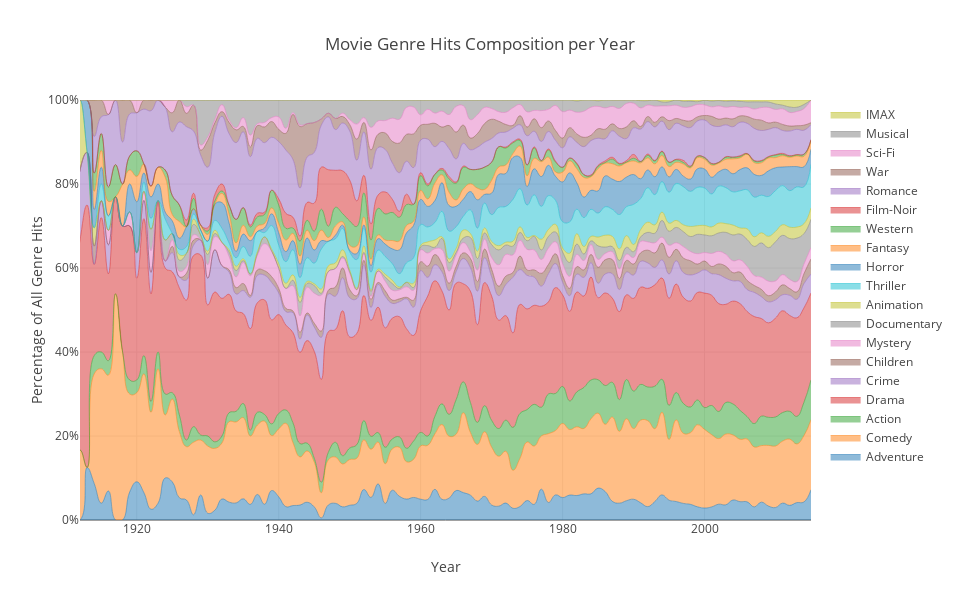

Source (notebook cell):
### Code cell
# Replot as a stacked area chart

data = [
    go.Scatter(
        x=movies_yearly_genre_counts_cumulative.index.values,
        y=movies_yearly_genre_counts_cumulative[genre],
        text=round(movies_yearly_genre_counts_normalized[genre],1),
        hoverinfo='x+text+name',
        name=genre,
        mode='lines',
        line=dict(
            width=0.5,
            shape='spline',
            smoothing=1.3
        ),
        fill='tonexty',
    ) for genre in unique_genres
]

layout = go.Layout(
    title='Movie Genre Hits Composition per Year',
    yaxis={'title': 'Percentage of All Genre Hits', 'range': [0,100], 'ticksuffix':'%', 'hoverformat': '%'},
    xaxis={'title': 'Year', 'range': [1912,2015]},
    autosize=False,
    width=960,
    height=600,
    hovermode='closest'
)

fig = go.Figure(data=data, layout=layout)
plot(fig, filename='genre-hits-composition-per-year-area-stack')
